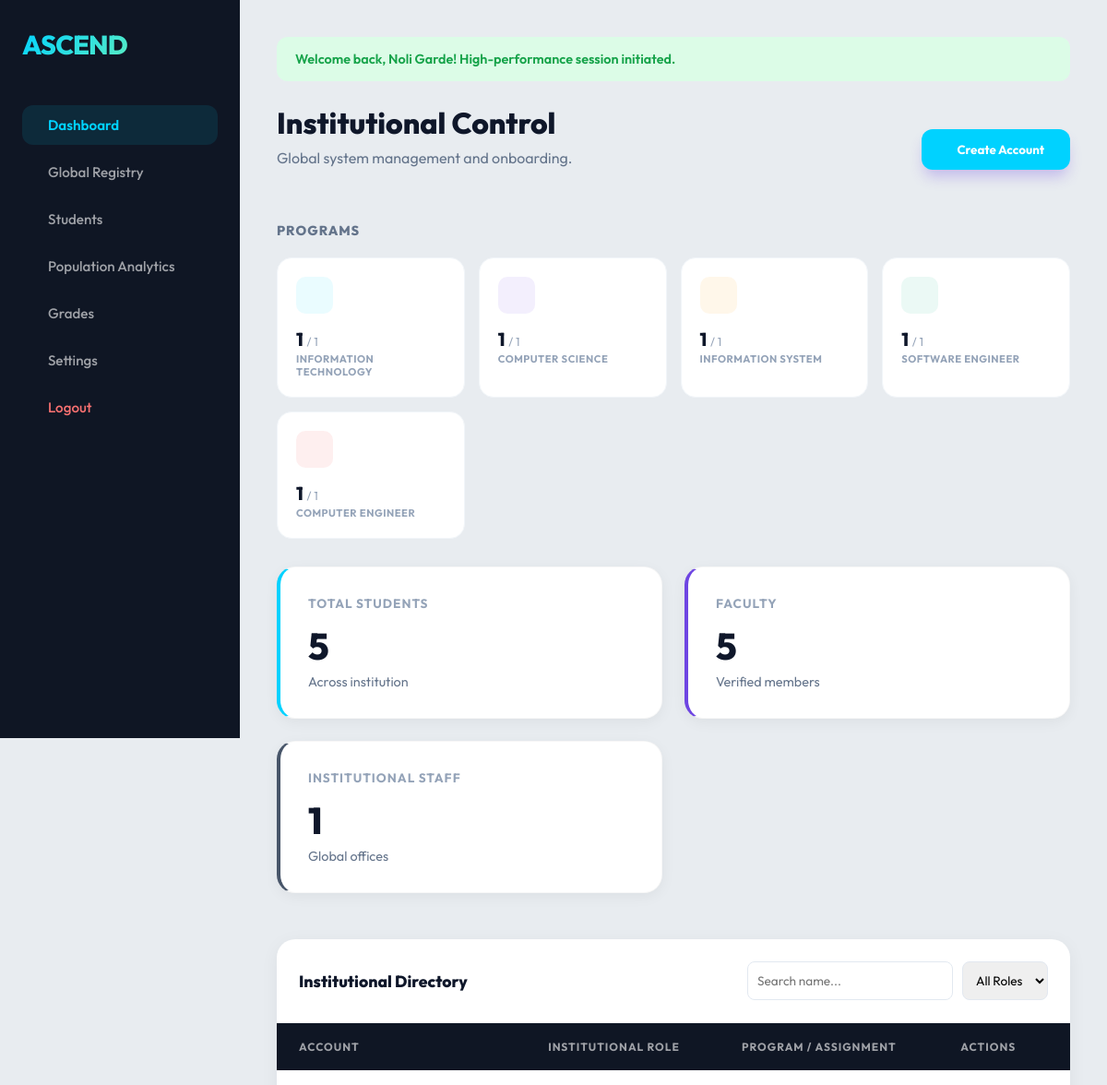
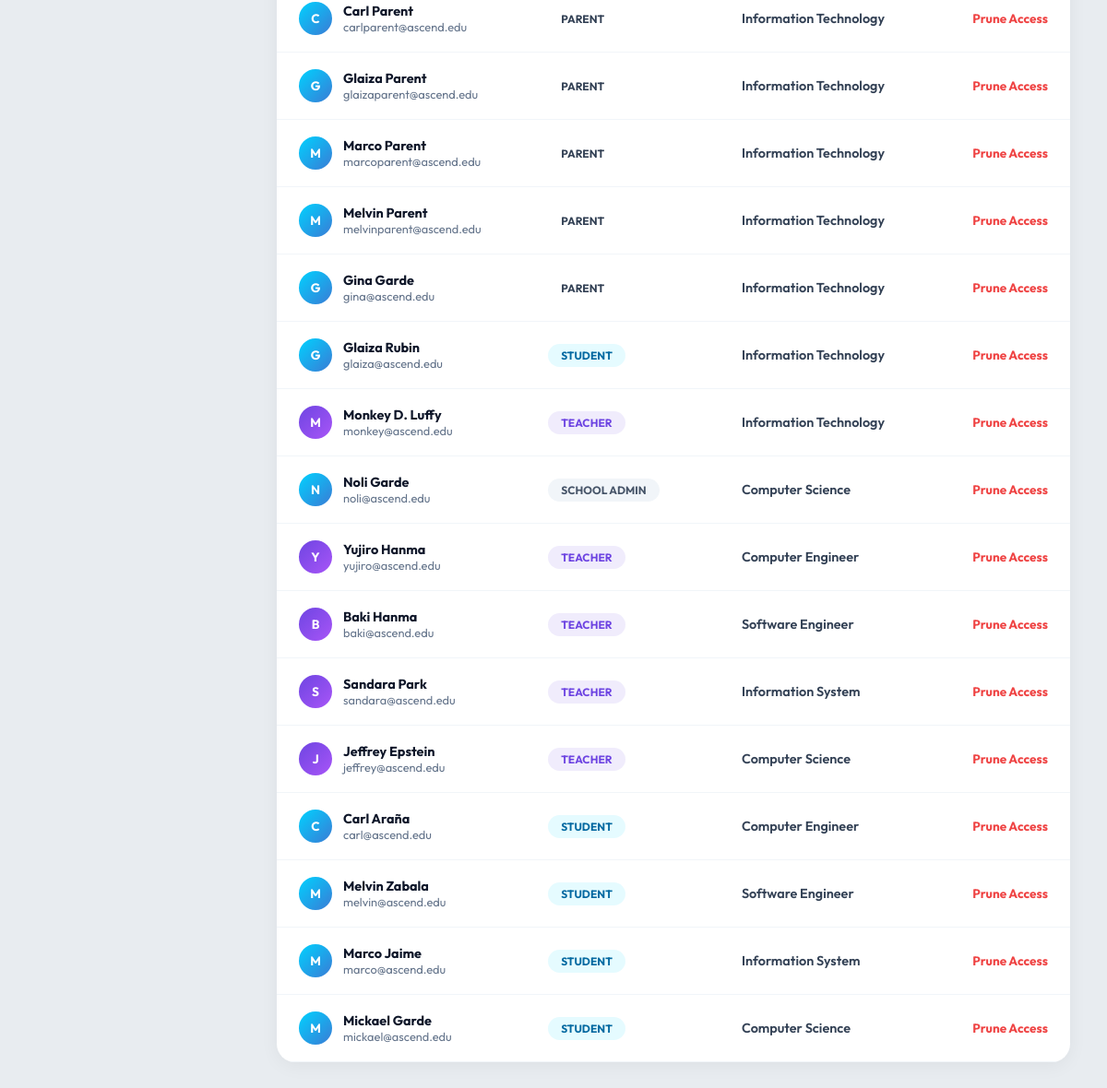
Page /teacher/dashboard.php (signed in) on the committed database (2 pictures, top to bottom).
### tables this page shows
CREATE TABLE `users` (
  `id` int(11) NOT NULL AUTO_INCREMENT,
  `username` varchar(100) NOT NULL,
  `email` varchar(100) NOT NULL,
  `password` varchar(255) NOT NULL,
  `role` enum('student','parent','teacher','guest','faculty','school_admin','registrar','cashier','librarian') DEFAULT NULL,
  `course` varchar(100) DEFAULT NULL,
  `created_at` timestamp NOT NULL DEFAULT current_timestamp(),
  PRIMARY KEY (`id`),
  UNIQUE KEY `email` (`email`)
);

### teacher/dashboard.php (the view, shortened to what this page needs)
<?php
include('../config/db.php');
$flashType = 'success';
if (!empty($_SESSION['flash_success'])) {
    $flash = $_SESSION['flash_success'];
}
$teacher_course = ($_SESSION['role'] === 'teacher') ? $_SESSION['course'] : '';
function countRole($conn, $role, $course = '')
{
    $where = "role='$role'";
    if ($role == 'admin_staff') {
        $where = "role IN ('registrar', 'cashier', 'librarian', 'school_admin')";
    }
    $r = $conn->query("SELECT COUNT(*) as c FROM users WHERE $where");
    return $r ? $r->fetch_assoc()['c'] : 0;
}
$total_students = countRole($conn, 'student', $teacher_course);
$total_teachers = countRole($conn, 'teacher', $teacher_course) + countRole($conn, 'faculty', $teacher_course);
$total_staff = countRole($conn, 'admin_staff', $teacher_course);
$programs = [
    ['name' => 'Information Technology', 'color' => '#00d2ff', 'icon' => 'ph-globe'],
    ['name' => 'Computer Science', 'color' => '#6e45e2', 'icon' => 'ph-cpu'],
    ['name' => 'Information System', 'color' => '#f59e0b', 'icon' => 'ph-database'],
    ['name' => 'Software Engineer', 'color' => '#10b981', 'icon' => 'ph-code'],
    ['name' => 'Computer Engineer', 'color' => '#ef4444', 'icon' => 'ph-circuit-board']
];
$search = isset($_GET['search']) ? trim($_GET['search']) : '';
$sql = "SELECT id, username, email, role, course, created_at FROM users WHERE 1=1";
$sql .= " ORDER BY created_at DESC";
$usersStmt = $conn->prepare($sql);
$usersStmt->execute();
$usersResult = $usersStmt->get_result();
?>
<?php include("../includes/header.php"); ?>
<div class="container">
    <?php include("../includes/sidebar.php"); ?>
    <div class="main-content">
        <?php if ($flash): ?>
            <div
                style="background: <?php echo $flashType == 'error' ? '#fee2e2' : '#dcfce7'; ?>; color: <?php echo $flashType == 'error' ? '#ef4444' : '#16a34a'; ?>; padding: 15px 20px; border-radius: 12px; margin-bottom: 25px; font-size: 0.9rem; font-weight: 600;">
                <?php echo $flash; ?>
            </div>
        <?php endif; ?>
        <div style="display: flex; justify-content: space-between; align-items: center; margin-bottom: 30px;">
            <div>
                <h1>Institutional Control</h1>
                <p><?php echo $_SESSION['role'] === 'school_admin' ? "Global system management and onboarding." : "Program oversight and student tracking."; ?>
                </p>
            </div>
            <?php if ($_SESSION['role'] === 'school_admin'): ?>
                <button
                    style="background: var(--primary); color: white; border: none; padding: 14px 28px; border-radius: 12px; font-weight: 700; cursor: pointer; display: flex; align-items: center; gap: 10px; box-shadow: 0 10px 15px -3px rgba(110,69,226,0.3);"
                    onclick="document.getElementById('createModal').classList.add('open')">
                    <i class="ph ph-plus-circle" style="font-size: 1.2rem;"></i> Create Account
                </button>
            <?php endif; ?>
        </div>
        <h3
            style="margin-bottom: 20px; font-size: 0.9rem; color: #64748b; text-transform: uppercase; letter-spacing: 1px; font-weight: 800;">
            Programs</h3>
        <div class="prog-grid">
            <?php foreach ($programs as $p):
                $p_name = $p['name'];
                $ts = $conn->query("SELECT COUNT(*) as c FROM users WHERE course='$p_name' AND role='teacher'")->fetch_assoc()['c'];
                $ss = $conn->query("SELECT COUNT(*) as c FROM users WHERE course='$p_name' AND role='student'")->fetch_assoc()['c'];
                ?>
                <div class="prog-card">
                    <div class="prog-icon"
                        style="background: <?php echo $p['color']; ?>15; color: <?php echo $p['color']; ?>;">
                    </div>
                    <div class="prog-count"><?php echo $ss; ?> <span
                            style="font-size: 0.8rem; font-weight: 400; color: #94a3b8;">/ <?php echo $ts; ?></span></div>
                    <div class="prog-name"><?php echo $p['name']; ?></div>
                </div>
            <?php endforeach; ?>
        </div>
        <div class="card-container" style="margin-bottom: 50px;">
            <div class="card" style="border-left: 4px solid #00d2ff;">
                <h3>Total Students</h3>
                <h1><?php echo $total_students; ?></h1>
                <div class="card-footer">
                    <?php echo !empty($teacher_course) ? "In $teacher_course" : "Across institution"; ?>
                </div>
            </div>
            <div class="card" style="border-left: 4px solid #6e45e2;">
                <h3>Faculty</h3>
                <h1><?php echo $total_teachers; ?></h1>
                <div class="card-footer">
                    <?php echo !empty($teacher_course) ? "In $teacher_course" : "Verified members"; ?>
                </div>
            </div>
            <div class="card" style="border-left: 4px solid #475569;">
                <h3>Institutional Staff</h3>
                <h1><?php echo $total_staff; ?></h1>
                <div class="card-footer">
                    <?php echo !empty($teacher_course) ? "In $teacher_course" : "Global offices"; ?>
                </div>
            </div>
        </div>
        <div class="table-wrapper">
            <div
                style="padding: 24px; border-bottom: 1px solid #f1f5f9; display: flex; justify-content: space-between; align-items: center;">
                <h2 style="font-size: 1.1rem; font-weight: 800; color: #0f172a;">Institutional Directory</h2>
                <form method="GET" style="display: flex; gap: 10px;">
                    <input type="text" name="search" value="<?php echo htmlspecialchars($search); ?>"
                        placeholder="Search name..."
                        style="padding: 10px; border-radius: 8px; border: 1px solid #e2e8f0; font-size: 0.85rem;">
                    <select name="filter" onchange="this.form.submit()"
                        style="padding: 10px; border-radius: 8px; border: 1px solid #e2e8f0; font-size: 0.85rem;">
                        <option value="all">All Roles</option>
                    </select>
                </form>
            </div>
            <table>
                <thead>
                    <tr>
                        <th>Account</th>
                        <th>Institutional Role</th>
                        <th>Program / Assignment</th>
                        <th>Actions</th>
                    </tr>
                </thead>
                <tbody>
                    <?php while ($u = $usersResult->fetch_assoc()): ?>
                        <tr>
                            <td>
                                <div style="display: flex; align-items: center; gap: 12px;">
                                    <div class="user-avatar-mini"
                                        style="background: <?php echo in_array($u['role'], ['teacher', 'faculty']) ? 'linear-gradient(135deg, #6e45e2, #a855f7)' : 'linear-gradient(135deg, #00d2ff, #3a7bd5)'; ?>;">
                                        <?php echo strtoupper(substr($u['username'], 0, 1)); ?>
                                    </div>
                                    <div>
                                        <div style="font-weight: 700; color: #0f172a;">
                                            <?php echo htmlspecialchars($u['username']); ?>
                                        </div>
                                        <div style="font-size: 0.8rem; color: #64748b;">
                                            <?php echo htmlspecialchars($u['email']); ?>
                                        </div>
                                    </div>
                                </div>
                            </td>
                            <td><span
                                    class="role-badge role-<?php echo $u['role']; ?>"><?php echo ucfirst(str_replace('_', ' ', $u['role'])); ?></span>
                            </td>
                            <td>
                                <div style="font-weight: 600; color: #334155;">
                                    <?php echo htmlspecialchars($u['course'] ?? 'General'); ?>
                                </div>
                            </td>
                            <td style="text-align: right;">
                                <?php if ($_SESSION['role'] === 'school_admin'): ?>
                                    <a href="dashboard.php?delete_user=<?php echo $u['id']; ?>"
                                        style="color: #ef4444; font-weight: 700; text-decoration: none; font-size: 0.85rem;"
                                        onclick="return confirm('Pruning account: continue?')">Prune Access</a>
                                <?php else: ?>
                                    <span style="color: #94a3b8; font-size: 0.85rem; font-weight: 600;">System Locked</span>
                                <?php endif; ?>
                            </td>
                        </tr>
                    <?php endwhile; ?>
                </tbody>
            </table>
        </div>
    </div>
</div>
<?php include("../includes/footer.php"); ?>

### includes/header.php (shortened to what this page needs)
<!DOCTYPE html>
<html lang="en">
<head>
    <link rel="stylesheet" type="text/css" href="../assets/css/style.css">
</head>
<body>

### includes/sidebar.php (shortened to what this page needs)
<?php
$role = $_SESSION['role'] ?? 'portal';
$current_page = basename($_SERVER['PHP_SELF']);
?>
<div class="sidebar">
    <h2 class="logo">ASCEND</h2>
    <ul>
        <li>
            <a href="dashboard.php" class="<?php echo $current_page == 'dashboard.php' ? 'active' : ''; ?>">
                <i class="ph ph-squares-four"></i> Dashboard
            </a>
        </li>
        <?php if ($role == 'teacher' || $role == 'faculty' || $role == 'school_admin'): ?>
            <?php if ($role === 'school_admin'): ?>
                <li>
                    <a href="users.php" class="<?php echo $current_page == 'users.php' ? 'active' : ''; ?>">
                        <i class="ph ph-users"></i> Global Registry
                    </a>
                </li>
            <?php endif; ?>
            <li>
                <a href="students.php" class="<?php echo $current_page == 'students.php' ? 'active' : ''; ?>">
                    <i class="ph ph-student"></i> Students
                </a>
            </li>
            <?php if ($role === 'school_admin'): ?>
                <li>
                    <a href="analytics.php" class="<?php echo $current_page == 'analytics.php' ? 'active' : ''; ?>">
                        <i class="ph ph-chart-line-up"></i> Population Analytics
                    </a>
                </li>
            <?php endif; ?>
            <li>
                <a href="grades.php" class="<?php echo $current_page == 'grades.php' ? 'active' : ''; ?>">
                    <i class="ph ph-chart-bar"></i> Grades
                </a>
            </li>
        <?php endif; ?>
        <li>
            <a href="settings.php" class="<?php echo $current_page == 'settings.php' ? 'active' : ''; ?>">
                <i class="ph ph-gear"></i> Settings
            </a>
        </li>
        <li>
            <a href="../logout.php" style="color: #f87171;">
                <i class="ph ph-sign-out"></i> Logout
            </a>
        </li>
    </ul>
</div>

### includes/footer.php
</body>
</html>

### assets/css/style.css (style rules this page uses)
:root { --primary: #00d2ff; --secondary: #92fe9d; --accent: #6e45e2; --dark: #070b14; --darker: #04070d; --light: #f8fafc; --glass: rgba(255, 255, 255, 0.05); --glass-border: rgba(255, 255, 255, 0.1); --sidebar-width: 260px; }
* { margin: 0; padding: 0; box-sizing: border-box; font-family: 'Outfit', sans-serif; }
body { background: #e8ecf0; color: #1e293b; min-height: 100vh; overflow-x: hidden; }
.container { display: flex; width: 100%; }
.sidebar { width: var(--sidebar-width); background: #0f1624; color: white; height: 100vh; padding: 30px 24px; position: fixed; top: 0; left: 0; display: flex; flex-direction: column; z-index: 1000; }
.sidebar .logo { font-size: 1.8rem; font-weight: 800; background: linear-gradient(135deg, var(--primary), var(--secondary)); -webkit-background-clip: text; -webkit-text-fill-color: transparent; margin-bottom: 40px; text-align: left; letter-spacing: -1px; }
.sidebar ul { list-style: none; flex: 1; }
.sidebar ul li { margin: 8px 0; }
.sidebar ul li a { text-decoration: none; color: rgba(255, 255, 255, 0.6); display: flex; align-items: center; gap: 12px; padding: 12px 16px; border-radius: 12px; font-size: 0.95rem; font-weight: 500; transition: all 0.3s; }
.sidebar ul li a.active { background: rgba(0, 210, 255, 0.1); color: var(--primary); font-weight: 600; }
.main-content { flex: 1; margin-left: var(--sidebar-width); padding: 40px; }
.main-content h1 { font-size: 2rem; font-weight: 800; color: #0f172a; margin-bottom: 8px; }
.main-content p { color: #64748b; margin-bottom: 30px; }
.card-container { display: grid; grid-template-columns: repeat(auto-fit, minmax(280px, 1fr)); gap: 24px; margin-top: 20px; }
.card { background: white; padding: 30px; border-radius: 20px; box-shadow: 0 4px 15px rgba(0, 0, 0, 0.05); border: 1px solid rgba(0, 0, 0, 0.03); transition: transform 0.3s; }
.card h3 { font-size: 0.85rem; text-transform: uppercase; letter-spacing: 1px; color: #94a3b8; margin-bottom: 12px; }
.card h1 { font-size: 2.5rem; font-weight: 800; color: #0f172a; margin-bottom: 5px; }
.card .card-footer { font-size: 0.9rem; color: #64748b; }

### teacher/dashboard.php (style rules this page uses)
.table-wrapper { background: #fff; border-radius: 20px; overflow: hidden; box-shadow: 0 4px 20px rgba(0, 0, 0, .05); margin-top: 20px; }
table { width: 100%; border-collapse: collapse; }
thead { background: #0f1624; }
thead th { padding: 18px 24px; text-align: left; font-size: .75rem; font-weight: 700; color: rgba(255, 255, 255, .6); text-transform: uppercase; letter-spacing: 1px; }
tbody tr { border-bottom: 1px solid #f1f5f9; transition: background .15s; }
td { padding: 18px 24px; font-size: .9rem; color: #334155; vertical-align: middle; }
.user-avatar-mini { width: 36px; height: 36px; border-radius: 50%; display: flex; align-items: center; justify-content: center; font-size: .85rem; font-weight: 700; color: #fff; }
.role-badge { display: inline-flex; align-items: center; padding: 5px 14px; border-radius: 30px; font-size: .75rem; font-weight: 700; text-transform: uppercase; }
.role-student { background: rgba(0, 210, 255, 0.1); color: #0369a1; }
.role-teacher, .role-faculty { background: rgba(110, 69, 226, 0.1); color: #6e45e2; }
.role-registrar, .role-cashier, .role-librarian, .role-school_admin { background: #f1f5f9; color: #475569; }
.prog-grid { display: grid; grid-template-columns: repeat(4, 1fr); gap: 15px; margin-bottom: 30px; }
.prog-card { background: white; padding: 20px; border-radius: 16px; border: 1px solid #f1f5f9; transition: 0.3s; }
.prog-icon { width: 40px; height: 40px; border-radius: 10px; display: flex; align-items: center; justify-content: center; margin-bottom: 15px; font-size: 1.2rem; }
.prog-count { font-size: 1.25rem; font-weight: 800; color: #0f172a; margin-bottom: 2px; }
.prog-name { font-size: 0.7rem; font-weight: 700; color: #94a3b8; text-transform: uppercase; letter-spacing: 0.5px; }

### rows in the picture
users: username "C", username "Carl Parent", email "carlparent@ascend.edu", role "PARENT", course "Information Technology"
users: username "G", username "Glaiza Parent", email "glaizaparent@ascend.edu", role "PARENT", course "Information Technology"
users: username "M", username "Marco Parent", email "marcoparent@ascend.edu", role "PARENT", course "Information Technology"
users: username "M", username "Melvin Parent", email "melvinparent@ascend.edu", role "PARENT", course "Information Technology"
users: username "G", username "Gina Garde", email "gina@ascend.edu", role "PARENT", course "Information Technology"
users: username "G", username "Glaiza Rubin", email "glaiza@ascend.edu", role "STUDENT", course "Information Technology"
users: username "M", username "Monkey D. Luffy", email "monkey@ascend.edu", role "TEACHER", course "Information Technology"
users: username "N", username "Noli Garde", email "noli@ascend.edu", role "SCHOOL ADMIN", course "Computer Science"
users: username "Y", username "Yujiro Hanma", email "yujiro@ascend.edu", role "TEACHER", course "Computer Engineer"
users: username "B", username "Baki Hanma", email "baki@ascend.edu", role "TEACHER", course "Software Engineer"
users: username "S", username "Sandara Park", email "sandara@ascend.edu", role "TEACHER", course "Information System"
users: username "J", username "Jeffrey Epstein", email "jeffrey@ascend.edu", role "TEACHER", course "Computer Science"
users: username "C", username "Carl Araña", email "carl@ascend.edu", role "STUDENT", course "Computer Engineer"
users: username "M", username "Melvin Zabala", email "melvin@ascend.edu", role "STUDENT", course "Software Engineer"
users: username "M", username "Marco Jaime", email "marco@ascend.edu", role "STUDENT", course "Information System"
users: username "M", username "Mickael Garde", email "mickael@ascend.edu", role "STUDENT", course "Computer Science"

### other values in the picture
$flash "Welcome back, Noli Garde! High-performance session initiated."
$ss "1"
$ts "1"
$p['name'] "INFORMATION TECHNOLOGY"
$p['name'] "COMPUTER SCIENCE"
$p['name'] "INFORMATION SYSTEM"
$p['name'] "SOFTWARE ENGINEER"
$p['name'] "COMPUTER ENGINEER"
$total_students "5"
$total_teachers "5"
$total_staff "1"
